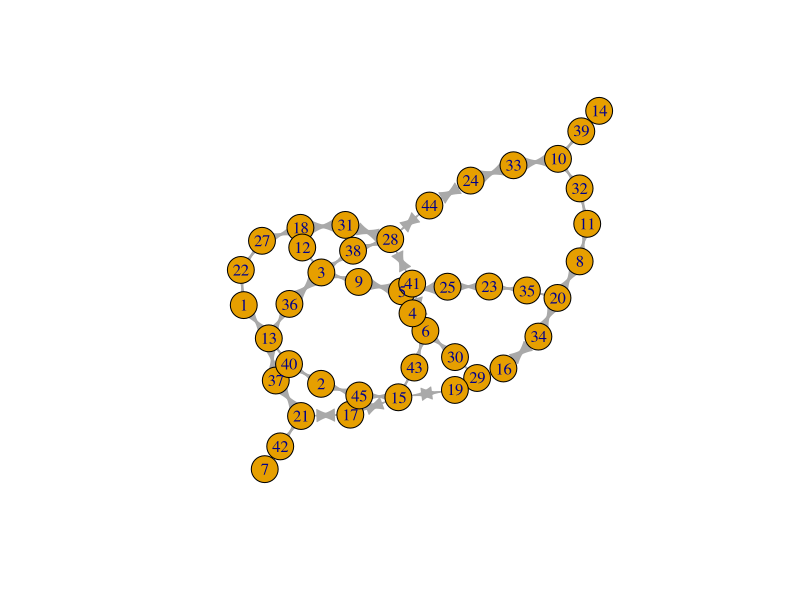

This chart was generated by the following R code:
setwd('D:/Documents/Studium/Kogni_Tuebingen/Bachelorarbeit/repository/thesis')

library(igraph)

dat_nodes <- read.table('tristan_graph_data/small_graph_nodes.txt',header=TRUE)
dat_edges <- read.table('tristan_graph_data/small_graph_edges.txt',header=TRUE)
# dat <- read.graph('graph.vim')

small_graph <- graph_from_data_frame(head(dat_edges))
medium_graph <- graph_from_data_frame(head(dat_edges[1:2],50))
medium_graph <- graph_from_data_frame(head(dat_edges[1:2],100))
# medium_graph <- graph_from_data_frame(head(dat_edges[1:2],1000))
graph <- graph_from_data_frame(dat_edges[1:2])
# test <- graph_from_data_frame(dat_edges[1:2],vertices=dat_vertices[2:3])
plot(medium_graph)
# plot(graph)
# plot(dat_nodes[2:3],type='o',pch=20)
